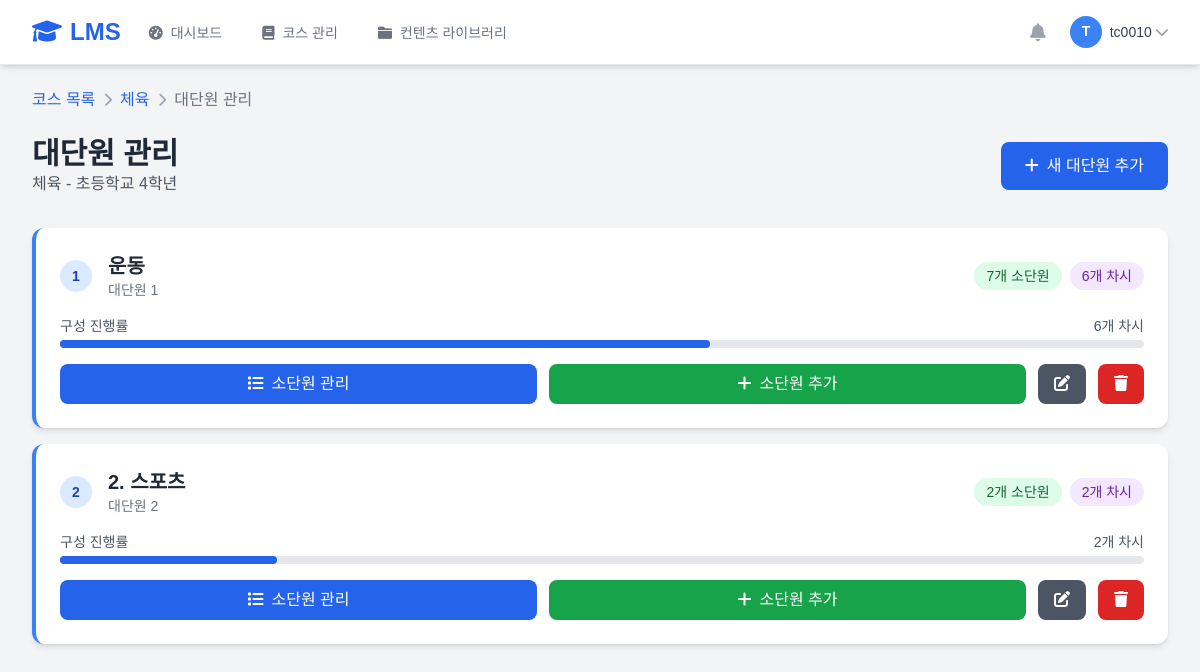
/teacher/courses/1/chapters/ (signed in), run on the app's committed database.
### teacher/models.py (models this page shows, shortened)
class Course(models.Model):
    subject_name = models.CharField('과목명', max_length=100)
    target = models.CharField('대상', max_length=100)
    description = models.TextField('설명', blank=True)
    teacher = models.ForeignKey(Teacher, on_delete=models.CASCADE, verbose_name='담당교사')
    is_active = models.BooleanField('활성화', default=True)
    created_at = models.DateTimeField('생성일', auto_now_add=True)
    updated_at = models.DateTimeField('수정일', auto_now=True)
    class Meta:
        verbose_name = '코스'
        verbose_name_plural = '코스'
        ordering = ['-created_at']

class Chapter(models.Model):
    subject = models.ForeignKey(Course, on_delete=models.CASCADE, verbose_name='코스', related_name='chapters')
    chapter_title = models.CharField('대단원명', max_length=200)
    chapter_order = models.PositiveIntegerField('순서', default=1)
    description = models.TextField('설명', blank=True)
    created_at = models.DateTimeField('생성일', auto_now_add=True)
    updated_at = models.DateTimeField('수정일', auto_now=True)
    class Meta:
        verbose_name = '대단원'
        verbose_name_plural = '대단원'
        ordering = ['subject', 'chapter_order']
        unique_together = ['subject', 'chapter_order']

### teacher/courses.py (the view)
# urls.py: path('courses/<int:course_id>/chapters/', courses.chapter_list_view, name='chapter_list'),
@login_required
@teacher_required
def chapter_list_view(request, course_id):
    teacher = request.user.teacher
    course = get_object_or_404(Course, id=course_id, teacher=teacher)
    chapters = Chapter.objects.filter(subject=course).annotate(
        subchapter_count=Count('subchapters'),
        chasi_count=Count('subchapters__chasis')
    ).order_by('chapter_order')
    context = {
        'course': course,
        'chapters': chapters,
    }
    return render(request, 'teacher/courses/chapters/list.html', context)

### templates/teacher/courses/chapters/list.html (shortened to what this page needs)
{% extends 'teacher/base.html' %}
{% block content %}
<div class="max-w-6xl mx-auto">
    <nav class="flex mb-6" aria-label="Breadcrumb">
        <ol class="flex items-center space-x-2">
            <li><a href="{% url 'teacher:course_list' %}" class="text-blue-600 hover:text-blue-800">코스 목록</a></li>
            <li><i class="fas fa-chevron-right text-gray-400 text-sm"></i></li>
            <li><a href="{% url 'teacher:course_detail' course.id %}" class="text-blue-600 hover:text-blue-800">{{ course.subject_name }}</a></li>
            <li><i class="fas fa-chevron-right text-gray-400 text-sm"></i></li>
            <li class="text-gray-500">대단원 관리</li>
        </ol>
    </nav>
    <div class="mb-8">
        <div class="flex items-center justify-between mb-4">
            <div>
                <h1 class="text-3xl font-bold text-gray-800">대단원 관리</h1>
                <p class="text-gray-600">{{ course.subject_name }} - {{ course.target }}</p>
            </div>
            <a href="{% url 'teacher:chapter_create' course.id %}"
               class="bg-blue-600 text-white px-6 py-3 rounded-lg hover:bg-blue-700 transition duration-200">
                <i class="fas fa-plus mr-2"></i>새 대단원 추가
            </a>
        </div>
    </div>
    {% if chapters %}
    <div class="space-y-4">
        {% for chapter in chapters %}
        <div class="bg-white rounded-xl shadow-md border-l-4 border-blue-500 overflow-hidden">
            <div class="p-6">
                <div class="flex items-center justify-between mb-4">
                    <div class="flex items-center">
                        <div class="bg-blue-100 text-blue-800 rounded-full w-8 h-8 flex items-center justify-center text-sm font-bold mr-4">
                            {{ chapter.chapter_order }}
                        </div>
                        <div>
                            <h3 class="text-xl font-semibold text-gray-800">{{ chapter.chapter_title }}</h3>
                            <p class="text-gray-500 text-sm">대단원 {{ chapter.chapter_order }}</p>
                        </div>
                    </div>
                    <div class="flex items-center space-x-2">
                        <span class="bg-green-100 text-green-800 px-3 py-1 rounded-full text-sm">
                            {{ chapter.subchapter_count }}개 소단원
                        </span>
                        <span class="bg-purple-100 text-purple-800 px-3 py-1 rounded-full text-sm">
                            {{ chapter.chasi_count }}개 차시
                        </span>
                    </div>
                </div>
                <div class="mb-4">
                    <div class="flex justify-between text-sm mb-1">
                        <span class="text-gray-600">구성 진행률</span>
                        <span class="text-gray-600">{{ chapter.chasi_count }}개 차시</span>
                    </div>
                    <div class="w-full bg-gray-200 rounded-full h-2">
                        {% if chapter.chasi_count > 0 %}
                        <div class="bg-blue-600 h-2 rounded-full" style="width: {% widthratio chapter.chasi_count 10 100 %}%"></div>
                        {% else %}
                        <div class="bg-gray-300 h-2 rounded-full" style="width: 5%"></div>
                        {% endif %}
                    </div>
                </div>
                <div class="flex space-x-3">
                    <a href="{% url 'teacher:subchapter_list' chapter.id %}"
                       class="flex-1 bg-blue-600 text-white text-center py-2 px-4 rounded-lg hover:bg-blue-700 transition duration-200">
                        <i class="fas fa-list mr-2"></i>소단원 관리
                    </a>
                    <a href="{% url 'teacher:subchapter_create' chapter.id %}"
                       class="flex-1 bg-green-600 text-white text-center py-2 px-4 rounded-lg hover:bg-green-700 transition duration-200">
                        <i class="fas fa-plus mr-2"></i>소단원 추가
                    </a>
                    <a href="{% url 'teacher:chapter_edit' chapter.id %}"
                       class="bg-gray-600 text-white py-2 px-4 rounded-lg hover:bg-gray-700 transition duration-200">
                        <i class="fas fa-edit"></i>
                    </a>
                    <a href="{% url 'teacher:chapter_delete' chapter.id %}"
                       onclick="return confirm('정말 삭제하시겠습니까?')"
                       class="bg-red-600 text-white py-2 px-4 rounded-lg hover:bg-red-700 transition duration-200">
                        <i class="fas fa-trash"></i>
                    </a>
                </div>
            </div>
        </div>
        {% endfor %}
    </div>
    {% endif %}
</div>
{% endblock %}

### templates/teacher/base.html (shortened to what this page needs)
<!DOCTYPE html>
<html lang="ko">
<head>
    <script src="https://cdn.tailwindcss.com?plugins=forms,typography,aspect-ratio,line-clamp"></script>
    <link rel="stylesheet" href="https://cdnjs.cloudflare.com/ajax/libs/font-awesome/6.0.0/css/all.min.css">
</head>
<body class="bg-gray-100">
    <nav class="bg-white shadow-md border-b border-gray-200 fixed w-full top-0 z-50">
        <div class="max-w-7xl mx-auto px-4 sm:px-6 lg:px-8">
            <div class="flex justify-between h-16">
                <div class="flex items-center">
                    <div class="flex-shrink-0">
                        <a href="{% url 'teacher:dashboard' %}" class="text-2xl font-bold text-blue-600">
                            <i class="fas fa-graduation-cap mr-2"></i>LMS
                        </a>
                    </div>
                    <div class="hidden md:ml-6 md:flex md:space-x-8">
                        <a href="{% url 'teacher:dashboard' %}"
                           class="{% if 'dashboard' in request.resolver_match.url_name %}border-blue-500 text-gray-900{% else %}border-transparent text-gray-500 hover:text-gray-700 hover:border-gray-300{% endif %} inline-flex items-center px-1 pt-1 border-b-2 text-sm font-medium">
                            <i class="fas fa-tachometer-alt mr-2"></i>대시보드
                        </a>
                        <a href="{% url 'teacher:course_dashboard' %}"
                           class="{% if 'course' in request.resolver_match.url_name %}border-blue-500 text-gray-900{% else %}border-transparent text-gray-500 hover:text-gray-700 hover:border-gray-300{% endif %} inline-flex items-center px-1 pt-1 border-b-2 text-sm font-medium">
                            <i class="fas fa-book mr-2"></i>코스 관리
                        </a>
                        <a href="{% url 'teacher:contents_list' %}"
                           class="{% if 'contents_list' in request.resolver_match.url_name %}border-blue-500 text-gray-900{% else %}border-transparent text-gray-500 hover:text-gray-700 hover:border-gray-300{% endif %} inline-flex items-center px-1 pt-1 border-b-2 text-sm font-medium">
                            <i class="fas fa-folder mr-2"></i>컨텐츠 라이브러리
                        </a>
                    </div>
                </div>
                <div class="flex items-center">
                    <div class="flex items-center space-x-4">
                        <button class="p-2 text-gray-400 hover:text-gray-500">
                            <i class="fas fa-bell text-lg"></i>
                        </button>
                        <div class="relative">
                            <button class="flex items-center text-sm rounded-full focus:outline-none focus:ring-2 focus:ring-offset-2 focus:ring-blue-500"
                                    id="user-menu-button" onclick="toggleUserMenu()">
                                <img class="h-8 w-8 rounded-full bg-blue-500 flex items-center justify-center text-white font-bold"
                                     alt="{{ user.get_full_name }}">
                                <span class="ml-2 text-gray-700">{{ user.get_full_name|default:user.username }}</span>
                                <i class="fas fa-chevron-down ml-1 text-gray-400"></i>
                            </button>
                        </div>
                    </div>
                </div>
            </div>
        </div>
    </nav>
    <main class="pt-16 min-h-screen">
        <div class="max-w-7xl mx-auto py-6 px-4 sm:px-6 lg:px-8">
            {% block content %}{% endblock %}
        </div>
    </main>
        </body>
        </html>

### data on the page
Course: subject_name "체육", target "초등학교 4학년"
Chapter: chapter_order "1", chapter_title "운동", subchapter_count "7", chasi_count "6"
Chapter: chapter_order "2", chapter_title "2. 스포츠", subchapter_count "2", chasi_count "2"

### other printed values
{{ user.get_full_name|default:user.username }} "tc0010"
